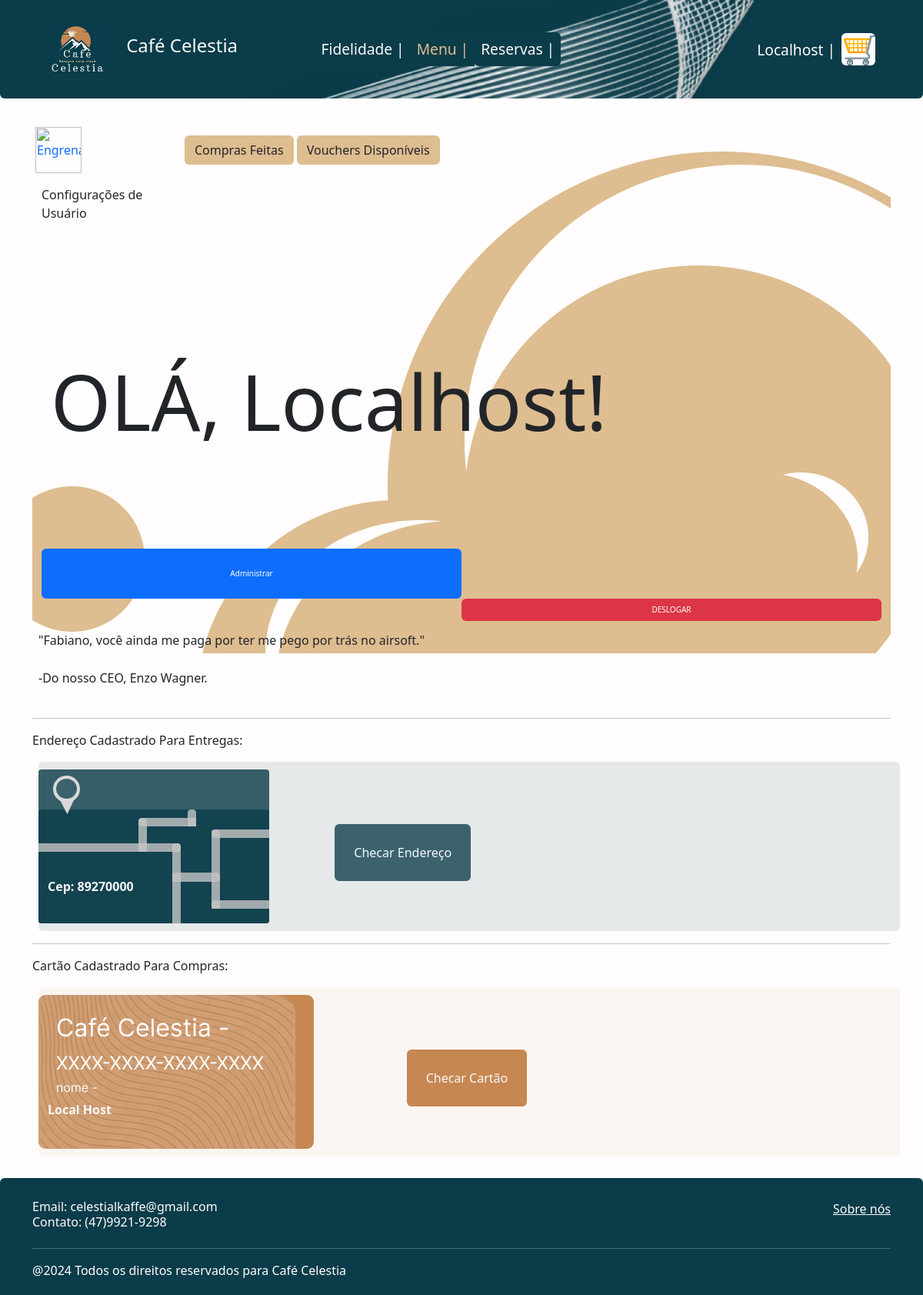
The page / (signed in) on the database as committed earlier.
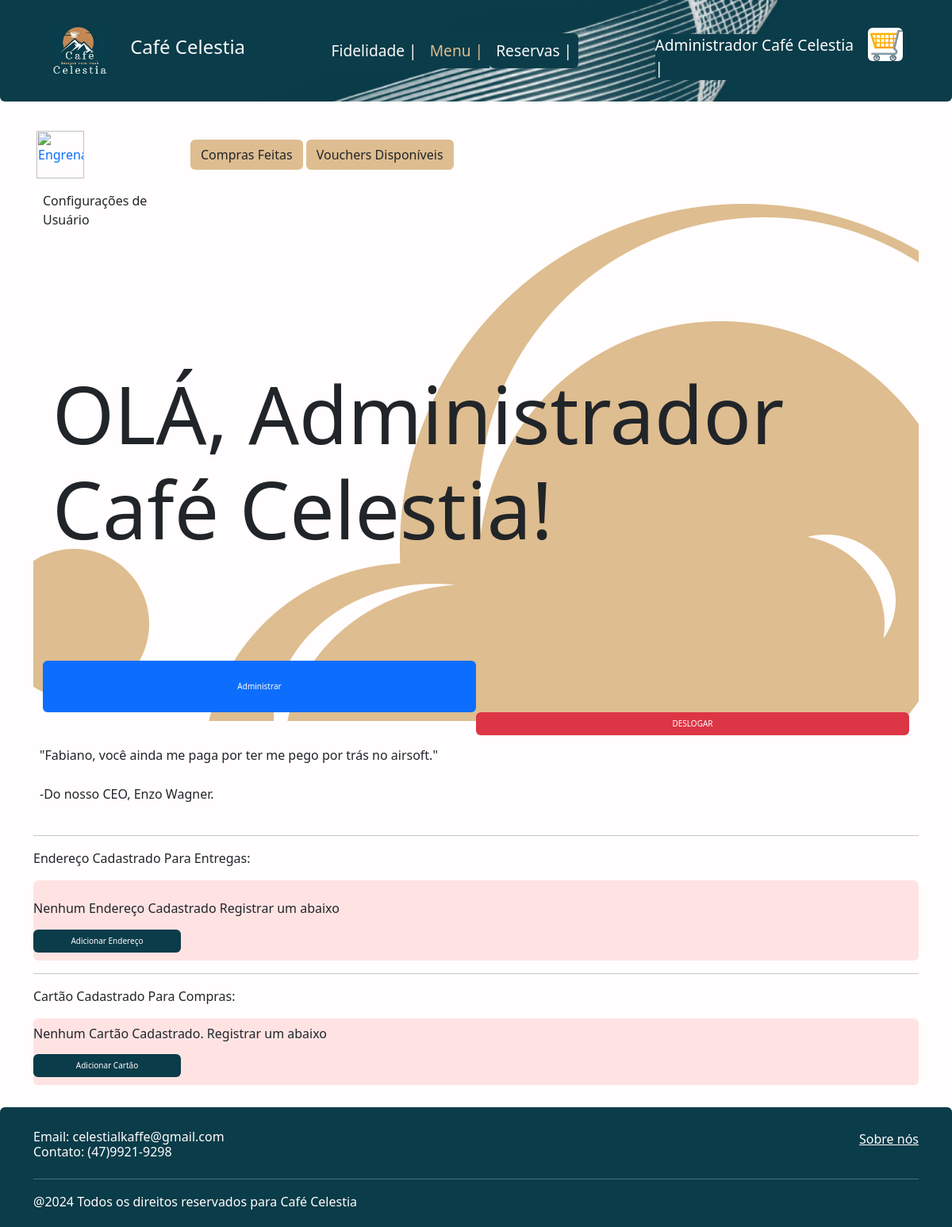
The same page on the database as committed later.
### app/models.py (models this page shows, shortened)
class Usuario(db.Model, UserMixin):
    id = db.Column(db.Integer, primary_key=True)
    usuario = db.Column(db.String, nullable=False)
    email = db.Column(db.String, nullable=False, unique=True)
    senha = db.Column(db.String, nullable=False)
    celestianus = db.Column(db.Integer, default=0)
    adm = db.Column(db.Boolean, default=0)
    status = db.Column(db.String, nullable=True)           #status string, tipo se o cara faz merda

class Endereco(db.Model):
    id = db.Column(db.Integer, primary_key=True)
    logradouro = db.Column(db.String, nullable = False)     # se é uma rua, avenida, travessa ou vila
    numero = db.Column(db.Integer, nullable = False)        #num da casa
    complemento = db.Column(db.String, nullable = False)    #complemento
    bairro = db.Column(db.String, nullable = False)         #bairro duh
    cidade = db.Column(db.String, nullable = False)
    sigla_estado = db.Column(db.String, nullable = False)
    cep = db.Column(db.Integer, nullable = False)           #cep... é o cep
    id_usuario = db.Column(db.Integer, db.ForeignKey('usuario.id'), nullable=True)
    usuario = db.relationship('Usuario', backref=db.backref('endereco', lazy=True)) #aqui ta certo, segundo chatgpt

class Pagamento(db.Model):  #cara... many to one relationship
    id = db.Column(db.Integer, primary_key=True)
    nome_titular = db.Column(db.String, nullable = False)       # isso tudo é barrado na entrada pq aqui se cadastra só cryptado
    num_cartao = db.Column(db.String, nullable = False)        #max 16 digitos
    data_vencimento = db.Column(db.String, nullable = False)   #max 4 , ex 08/25
    cvv = db.Column(db.String, nullable = False)            #max de 3 pq é assim
    id_usuario = db.Column(db.Integer) #funfa mas n ta ligado

### app/views.py (the view)
@app.route('/') #Aqui ficar de olho se está certo
def HomePage():
    useratual = current_user    #ele funciona, se não tiver logado ele aparece literalmente nada
    if useratual.is_authenticated:
        pega_endereco = Endereco.query.filter_by(id_usuario=useratual.id).first()
        if pega_endereco == None:
            id_endereco = None
        else:
            id_endereco = pega_endereco.id
        pega_cartao = Pagamento.query.filter_by(id_usuario=useratual.id).first()
        if pega_cartao == None:
            id_cartao = None
        else:
            id_cartao = pega_cartao.id
    else:
        pega_endereco = None
        id_endereco = None
        pega_cartao = None
        id_cartao = None
    mensagens = ["Nós temos ofertas novas sempre,fique de olho para não perder elas!"
                 ,"Não, não iremos entregar vouchers de graça, não insista."
                 ,"Estamos contratando! 3 voluntários com experiência em programação. Para trocar os últimos 3."
                 ,"Aproveite ás sextas e venha á nossa cafeteria! Temos Show ao-vivo"
                 ,"se estiver em um incêndio entre no chuveiro lá você não pega fogo."
                 ,"Se você parar pra pensar você vai pensar parado"
                 ,"Se beleza fosse crime eu seria inocente"
                 ,"eu acho que os [...]. Meus advogados não me permitiram acabar a frase"
                 ,"Eu queria ser um tijolo."
                 ,"Portal 2 é um bom jogo."
                 ,"Fabiano, você ainda me paga por ter me pego por trás no airsoft."
                 ,"Eu como o whey protein do rick, mas ele não sabe, ele acha que é um rato."
                 ,"Precisamos de alguns cobaias para nossos novos sabores 😈"
                 ,"Meu avô andava a pé, meu pai de ferrari, e eu com uma charrete, eu mantenho as tradições."
                 ,"O medo que você não supera se torna o seu limte - Marçal, Enzo, 2024 "
                 ,"Moisés abriu os mares, Elon Musk abriu a tesla e eu abri uma conta no SERASA."]
    aleatorio = random.randint(0,15)
    mensagem_escolhida = mensagens[aleatorio]
    return render_template('home.html', useratual = useratual, pega_endereco=pega_endereco, pega_cartao=pega_cartao, mensagem_escolhida = mensagem_escolhida,id_cartao=id_cartao, id_endereco=id_endereco)

### app/views.py (called while the page is built)
@login_manager.user_loader #|PRONTO|
def load_user(usuario_id):
    return Usuario.query.get(int(usuario_id))

### app/templates/home.html (shortened to what the changed rows need)
{% extends 'base.html' %}
    {% block BlockConteudo %}
    <div style="background-color: #FFFDFD;">
        <div class="container">
        <div class="container" style="background-repeat: no-repeat; background-position: right; background-position: down; background-size:auto; background-image: url({{url_for('static',filename='img/Clouds1.png')}});">
            <br>
            {% if current_user.is_authenticated %}
            <div class="row">
                <div class="col-2 md-2 g-2">
                <a href="{{url_for('ConfigUser')}}" >
                    <img src="https://encrypted-tbn0.gstatic.com/images?q=tbn:ANd9GcTXf9HtPE6167sho0x2yuvGPsQiKaci52ecemi7F3HRZ2-DLubtXzMkKbo7Vmn61NOvHZ8&usqp=CAU" class="girar" alt="Engrenagem" style="width:60px;height:60px; margin-top: 5px;">
                </a>
                    <p class="mt-2 p-2">Configurações de Usuário</p>
                </div>
                <div class=" mt-4 col">
                    <a class="btn" style="background-color: #DEBD90;" href="{{url_for('ItensCompradosPage')}}"> Compras Feitas</a>
                    <a class="btn" style="background-color: #DEBD90;" href="{{url_for('FidelidadePage')}}"> Vouchers Disponíveis</a>
                </div>
            </div>
            <div class="row" style="margin-top: 200px; ">
                <h1 class = "mt-4 p-4 text-break respirar" style=" font-size: 100px; transform: translateY(-100px);"> OLÁ, {{useratual.usuario}}!</h1>
                {% if useratual.adm == 1 %}
                <div class="container-fluid">
                    <a class="bg-primary btn col-6 p-4 justify-content-end" href="{{url_for('CadProdPage')}}" role="button" style="color:#FFFDFD; font-size: 10px;" >Administrar</a>
                </div>
                {% endif %}
                <div class="container-fluid text-end">
                    <a class="bg-danger btn col-6 " href="{{url_for('LogoutPage')}}" role="button" style="color:#FFFDFD; font-size: 10px;" >DESLOGAR</a>
                </div>
                <br>
                <div class="container mt-2 p-2">
                    <h6>"{{mensagem_escolhida}}"<br><br></h6>
                    <p>-Do nosso CEO, Enzo Wagner.</p>
                </div>
                <br>
            </div>
        </div>
        <hr>
        <div style="background-color: #FFFDFD;">
            <p>Endereço Cadastrado Para Entregas:</p>
            {% if pega_endereco != None %}
            <div class="row ms-2 rounded animacao" style="background-color: rgb(11, 60, 73, 0.1); padding-top: 10px; padding-bottom: 10px;">
                <div class="col-md-4" style="background-image: url('/static/img/Group 17.svg'); background-repeat: no-repeat; height:200px;">
                    <p class="text-light" style="font-weight: bold; margin-top: 140px;">Cep: {{pega_endereco.cep}}</p>
                </div>
                <div class="col-md" style="align-self: center;">
                    <a class="btn mt-3 p-4 text-light" style="background-color: #3C636D;" href="{{url_for('CheckEnd', id_endereco=id_endereco)}}">Checar Endereço</a>
                </div>
            </div>
            {% else %}
            <div class="rounded" style="background-color: rgba(247, 0, 0, 0.1); padding-top: 10px; padding-bottom: 10px;">
                <h6 class="mt-3">Nenhum Endereço Cadastrado Registrar um abaixo</h6>
                <a class="btn mt-2 col-2 justify-content-end" href="{{url_for('CepPage')}}" role="button" style="color:#FFFDFD; font-size: 10px; background-color: #0B3C49;" >Adicionar Endereço</a>
            </div>
            {% endif %}
            <hr>
            <p>Cartão Cadastrado Para Compras:</p>
            {% if pega_cartao != None %}
            <div class="row ms-2 rounded animacao"  style="background-color: rgb(222, 189, 144, 0.1); padding-top: 10px; padding-bottom: 10px;">
                <div class="col-md-5" style="background-image: url('/static/img/Group 18.svg'); background-repeat: no-repeat; height:200px;">
                    <h6 class="text-light" style="font-weight: bold; margin-top: 140px;" >{{pega_cartao.nome_titular}}</h6>
                </div>
                <div class="col-md" style="align-self: center;" >
                    <a class="btn mt-3 p-4 text-light" style="background-color: #C78752;" href="{{url_for('CheckPag', id_cartao=id_cartao)}}">Checar Cartão</a>
                </div>
            </div>
            {% else %}
            <div class="rounded" style="background-color: rgba(247, 0, 0, 0.1); padding-top: 10px; padding-bottom: 10px;">
                <h6>Nenhum Cartão Cadastrado. Registrar um abaixo</h6>
                <a class="btn mt-2 col-2 justify-content-end" href="{{url_for('CartaoPage')}}" role="button" style="color:#FFFDFD; font-size: 10px; background-color: #0B3C49;" >Adicionar Cartão</a>
            </div>
            {% endif %}
        </div>
        <br class="p-4 mt-4">
        </div>
        {% endif %}
    </div>
    {% endblock %}

### app/templates/nave.html (shortened to what this page needs)
<nav class="navbar navbar-expand-lg rounded-bottom" style="background-color: #0B3C49;background-size: cover; background-image: url({{url_for('static',filename='img/DecorNave.webp')}});">
  <div class="container-fluid container">
      <div class="justify-content-center p-4">
          <a href="{{url_for('HomePage')}}"><img class="rounded image" src="{{url_for('static',filename='img/CaffeLogo.jfif')}}" alt="Logo Nossa" width="70" height="64"  ></a>
              <a class="navbar-brand text-light p-4" href="{{url_for('HomePage')}}" style="font-size:x-large;">Café Celestia</a>
      </div>
    <div class="collapse navbar-collapse" id="navbarNav" style="font-size: larger;">
      <div class="container-fluid d-flex justify-content-center">
          <ul class="navbar-nav">
          <li class="nav-item rounded" style="background-color: #0B3C49;">
              <a class="nav-link text-light" aria-current="page" href="{{url_for('FidelidadePage')}}">Fidelidade |</a>
          </li>
          <li class="nav-item " style="background-color: #0B3C49;">
              <a class="nav-link active"  href="{{url_for('MenuPage')}}" style="color: #DEBD90">Menu |</a>
          </li>
          <li class="nav-item rounded " style="background-color: #0B3C49;">
              <a class="nav-link text-light" href="{{url_for('ReservasPage')}}">Reservas |</a>
          </li>
      </ul>
      </div>
      <div class="container-fluid d-flex justify-content-end">
          <ul class="navbar-nav">
            <li class="nav-item p-4" > </li>
            {% if current_user.is_authenticated %}
            <a href="{{url_for('HomePage')}}" class="mt-3 rounded text-decoration-none"style="color: #FFFDFD; background-color:#0B3C49;">{{useratual.usuario}} |</a>
            {% else %}
            <a class="mt-3 rounded "style="color: #DEBD90;background-color: #0B3C49;" href="{{url_for('LoginPage')}}">Faça seu Login</a>
            {% endif %}
          <li class="nav-item">
            <a type="button" class="rounded p-2"  style="color: #FFFDFD;" href="{{url_for('CartPage')}}">
              <img class = "rounded" src="{{url_for('static',filename='img/shopping_cart.png')}}" alt="LogoCaffe" width="44" height="42" class="d-inline-block align-text-top" ></img>
            </a>
          </li>
          </ul>
      </div>
    </div>
  </div>
</nav>

Rows that differ between the two databases and show on the page:
removed Endereco: cep "89270000"
removed Pagamento: nome_titular "Local Host"
changed Usuario: usuario "Localhost" → "Administrador Café Celestia"
Other text that changed with them:
text no longer shown: "Cep: Checar Endereço Checar Cartão"
text now shown: "Nenhum Endereço Cadastrado Registrar um abaixo Adicionar Endereço Nenhum Cartão Cadastrado. Registrar um abaixo Adicionar Cartão"
